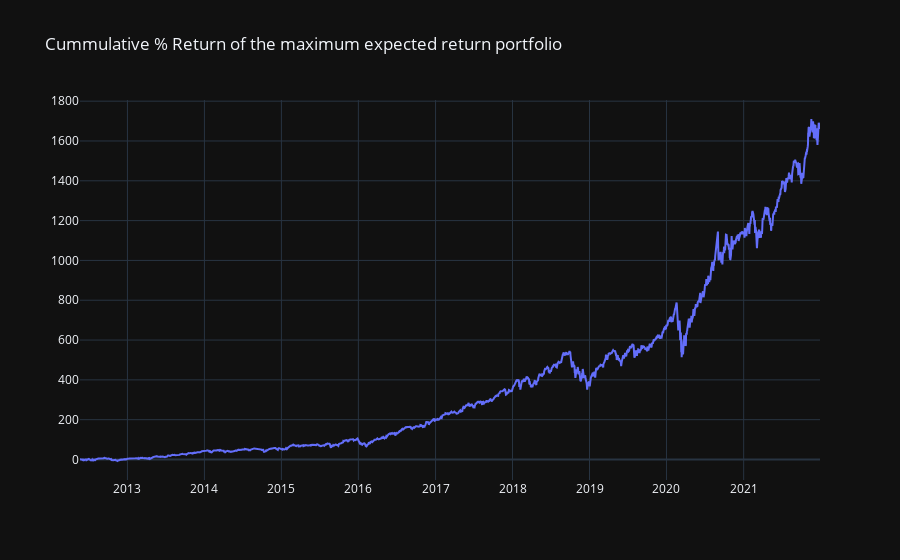

Notebook code for this chart:
### Code cell
max_er_port_return = returns.dot(max_er_weights)
cum_maxer_returns =   (1 + max_er_port_return).cumprod() - 1
cum_maxer_returns_perc = pd.Series(100 * cum_maxer_returns)

#Plot
fig = go.Figure([go.Scatter(x=dates['Date'], y=cum_maxer_returns_perc)])
fig.update_layout(template = "plotly_dark", title = 'Cummulative % Return of the maximum expected return portfolio') 
fig.show()
display(HTML(fig.to_html(include_plotlyjs='cdn')));

### Figure 1 — Plotly figure (JSON) as saved in the notebook; plotly's stock layout.template omitted (floating-point values rounded to 4 significant figures; data arrays with more than 128 entries replaced by an {"elided": "..."} marker saying what was removed)
{"data": [{"type": "scatter", "x": {"elided": "2420 str values"}, "y": {"elided": "2419 float values"}}], "layout": {"title": {"text": "Cummulative % Return of the maximum expected return portfolio"}}}
